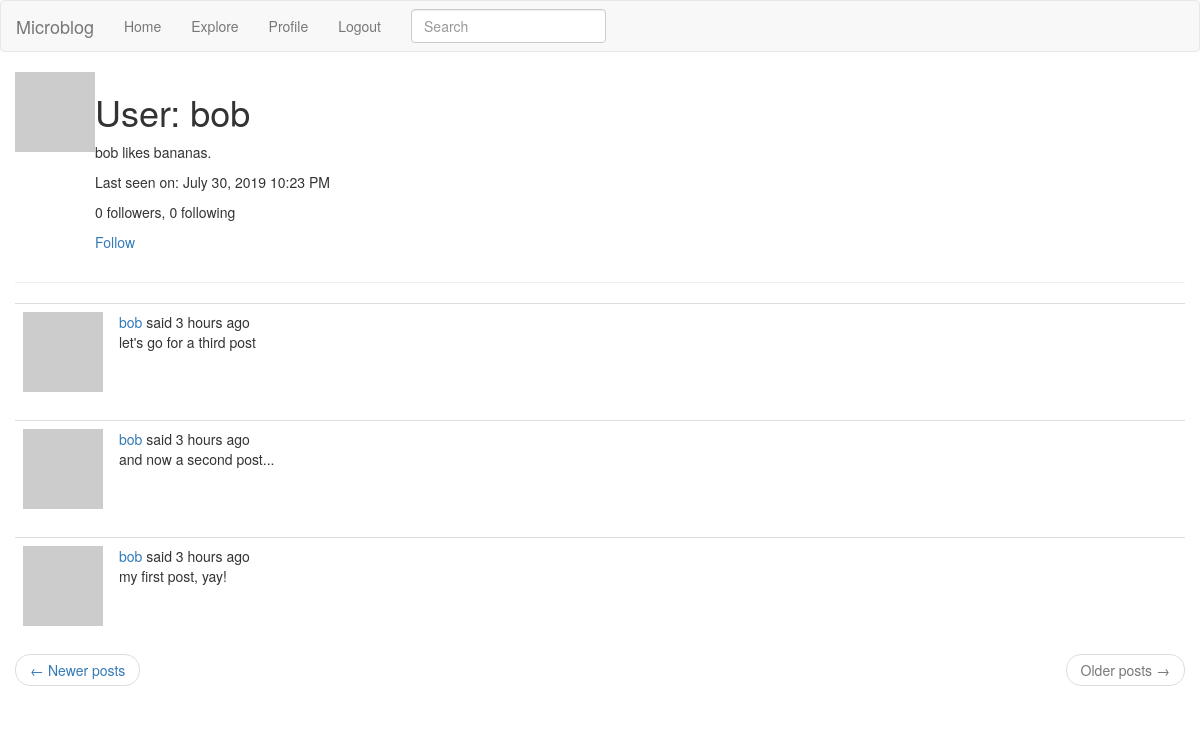
Screenshot of /user/bob?page=2 (signed in) with the database file from the repository.
### app/models.py (models this page shows, shortened)
class User(UserMixin, db.Model):
  id = db.Column(db.Integer, primary_key=True)
  username = db.Column(db.String(64), index=True, unique=True)
  email = db.Column(db.String(120), index=True, unique=True)
  password_hash = db.Column(db.String(128))
  posts = db.relationship('Post', backref='author', lazy='dynamic')
  about_me = db.Column(db.String(140))
  last_seen = db.Column(db.DateTime, default=datetime.utcnow)
  followed = db.relationship(
    'User',
    secondary=followers,
    primaryjoin=(followers.c.follower_id == id),
    secondaryjoin=(followers.c.followed_id == id),
    backref=db.backref('followers', lazy='dynamic'),
    lazy='dynamic'
  )
  def avatar(self, size):
    digest = md5(self.email.lower().encode('utf-8')).hexdigest()
    return 'https://www.gravatar.com/avatar/{}?d=identicon&s={}'.format(digest, size)
  def is_following(self, user):
    return self.followed.filter(followers.c.followed_id == user.id).count() > 0

class SearchableMixin(object):
  @classmethod
  def before_commit(cls, session):
    session._changes = {
      'add': list(session.new),
      'update': list(session.dirty),
      'delete': list(session.deleted)
    }
  @classmethod
  def after_commit(cls, session):
    for obj in session._changes['add']:
      if isinstance(obj, SearchableMixin):
        add_to_index(obj.__tablename__, obj)
    for obj in session._changes['update']:
      if isinstance(obj, SearchableMixin):
        add_to_index(obj.__tablename__, obj)
    for obj in session._changes['delete']:
      if isinstance(obj, SearchableMixin):
        remove_from_index(obj.__tablename__, obj)
    session._changes = None

class Post(SearchableMixin, db.Model):
  __searchable__ = ['body']
  id = db.Column(db.Integer, primary_key=True)
  body = db.Column(db.String(140))
  timestamp = db.Column(db.DateTime, index=True, default=datetime.utcnow)
  user_id = db.Column(db.Integer, db.ForeignKey('user.id'))

### app/main/routes.py (the view)
@bp.route('/user/<username>')
@login_required
def user(username):
  user = User.query.filter_by(username=username).first_or_404()
  page = request.args.get('page', 1, type=int)
  posts = user.posts.order_by(Post.timestamp.desc()).paginate(page, current_app.config['POSTS_PER_PAGE'], False)
  next_url = url_for('main.user', username=user.username, page=posts.next_num) if posts.has_next else None
  prev_url = url_for('main.user', username=user.username, page=posts.prev_num) if posts.has_prev else None
  return render_template('user.html', user=user, posts=posts.items, next_url=next_url, prev_url=prev_url)

### app/main/forms.py
class SearchForm(FlaskForm):
  q = StringField(_l('Search'), validators=[DataRequired()])
  def __init__(self, *args, **kwargs):
    if 'formdata' not in kwargs:
      kwargs['formdata'] = request.args
    if 'csrf_enabled' not in kwargs:
      kwargs['csrf_enabled'] = False
    super(SearchForm, self).__init__(*args, **kwargs)

### app/main/routes.py (called while the page is built)
@bp.before_app_request
def before_request():
  if current_user.is_authenticated:
    current_user.last_seen = datetime.utcnow()
    db.session.commit()
    g.search_form = SearchForm()
  g.locale = str(get_locale())

### app/models.py (called while the page is built)
@login.user_loader
def load_user(id):
  return User.query.get(int(id))

### app/templates/user.html
{% extends "base.html" %}
{% block app_content %}
  <table>
    <tr valign="top">
        <td><img src="{{ user.avatar(128) }}"></td>
        <td>
          <h1>{{ _('User') }}: {{ user.username }}</h1>
          {% if user.about_me %}<p>{{ user.about_me }}</p>{% endif %}
          {% if user.last_seen %}
          <p>{{ _('Last seen on') }}: {{ moment(user.last_seen).format('LLL') }}</p>
          {% endif %}
          <p>{{ user.followers.count() }} {{ _('followers') }}, {{ user.followed.count() }} {{ _('following') }}</p>
          {% if user == current_user %}
          <p><a href="{{ url_for('main.edit_profile') }}">{{ _('Edit your profile') }}</a></p>
          {% elif not current_user.is_following(user) %}
          <p><a href="{{ url_for('main.follow', username=user.username) }}">{{ _('Follow') }}</a></p>
          {% else %}
          <p><a href="{{ url_for('main.unfollow', username=user.username) }}">{{ _('Unfollow') }}</a></p>
          {% endif %}
        </td>
    </tr>
  </table>
  <hr>
  {% for post in posts %}
    {% include 'post.html' %}
  {% endfor %}
  <nav aria-label="...">
    <ul class="pager">
      <li class="previous{% if not prev_url %} disabled{% endif %}">
        <a href="{{ prev_url or '#' }}">
          <span aria-hidden="true">&larr;</span> {{ _('Newer posts') }}
        </a>
      </li>
      <li class="next{% if not next_url %} disabled{% endif %}">
        <a href="{{ next_url or '#' }}">
          {{ _('Older posts') }} <span aria-hidden="true">&rarr;</span>
        </a>
      </li>
    </ul>
  </nav>
{% endblock %}

### app/templates/post.html (shortened to what this page needs)
<table class="table table-hover">
  <tr>
    <td width="70px">
      <a href="{{ url_for('main.user', username=post.author.username) }}">
        <img src="{{ post.author.avatar(70) }}" />
      </a>
    </td>
    <td>
      {{ _('%(username)s said %(when)s', username=user_link, when=moment(post.timestamp).fromNow())
      }}
      <br>
      {{ post.body }}
    </td>
  </tr>
</table>

### rows the page displays
User: username "bob", about_me "bob likes bananas.", last_seen "July 30, 2019 10:23 PM"
Post: body "let's go for a third post"
Post: body "and now a second post..."
Post: body "my first post, yay!"

### other values shown
{{ user.followers.count() }} "0"
{{ user.followed.count() }} "0"
